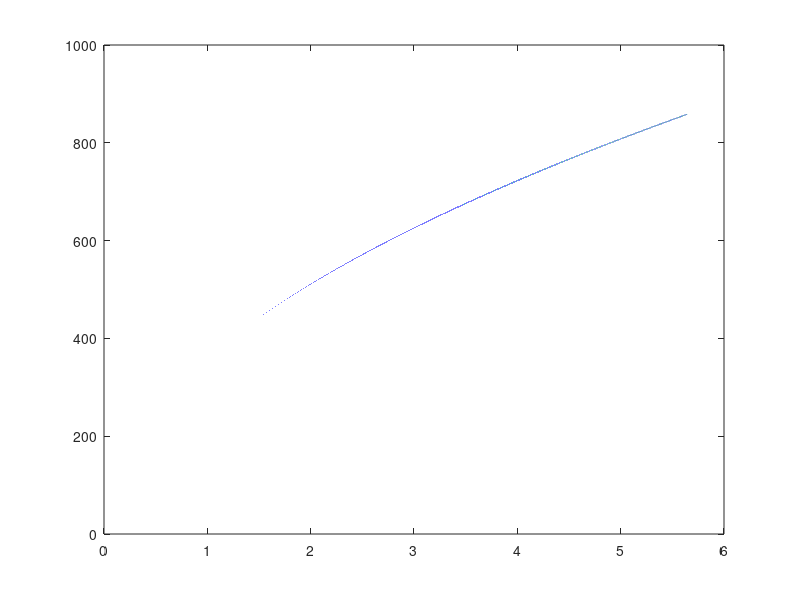

Write the MATLAB code that produced this figure. (Note: this script raises an error after producing the figure.)
w = [1e5:1:1e6]; %frequency input

%IS sample information - s = 1/r = L/RA (S/cm)
L = 0.077; %cm - sample thickness
d = 18e-3; %m - sample diameter
A = .914; %cm^2 - sample area
Tc = [100:50:800]; %C - sample temperature
Tk = Tc+273; %K - sample temperature

R_int_400 = 793.5; %ohm
R_gb_400 = 1.43e5; %ohm

rho_int_400 = R_int_400*A/L; %ohm-cm
rho_gb_400 = R_gb_400*A/L; %ohm-cm

Rsys = 0; %ohm - system 'offset' resistance
R1 = rho_int_400*L/A; %ohm - R1 resistance
R2 = rho_gb_400*L/A; %ohm - R2 resistance
R3 = 5e2; %ohm - R3 resistance
C1 = 4e-7; %F - C1 capacitance
C2 = 1.2e-8; %F - C2 capacitance
C3 = 20e-6; %F - C3 capacitance

Z_RC = R1./(1+w.^2*R1^2*C1^2)-(1i.*w*R1^2*C1)./(1+w.^2*R1^2*C1^2); %|| R-C Impedance
Z_RCreal = real(Z_RC); %Real impedance component
Z_RCimg = imag(Z_RC); %Imaginary impedance component

Z_RRC = Rsys + R1./(1+w.^2*R1^2*C1^2)-(1i.*w*R1^2*C1)./(1+w.^2*R1^2*C1^2); %|| R-C Impedance
Z_RRCreal = real(Z_RRC); %Real impedance component
Z_RRCimg = imag(Z_RRC); %Imaginary impedance component

Z_RRCRC = Rsys + 1./(1/R1+1i.*w*C1) + 1./(1/R2+1i.*w*C2);
Z_RRCRCreal = real(Z_RRCRC);
Z_RRCRCimg = imag(Z_RRCRC);

Z_RRCRCRC = Rsys + 1./(1/R1+1i.*w*C1) + 1./(1/R2+1i.*w*C2) + 1./(1/R3+1i.*w*C3);
Z_RRCRCRCreal = real(Z_RRCRCRC);
Z_RRCRCRCimg = imag(Z_RRCRCRC);

figure(1)
plot(Z_RRCRCreal,-Z_RRCRCimg);
%legend('R_1--C','R_0--R_1C','R_0--R_1C_1--R_2C_2','R_0--R_1C_1--R_2C_2--R_3C_3','SouthWest');
%title('R_0 = 10\Omega, R_1 = 100\Omega, C_1 = 2\muF, R_2 = 200\Omega, C_2 = 2\muF');
axis([0 R0+R1+R2 0 R0+R1+R2])

Rtot = R1 + R2; %ohm - Total resistance
Rint = R1; %ohm - grain interior resistance
Rgb = R2; %ohm - grain boundary resistance
Cint = C1; %F - grain interior capacitance 
Cgb = C2; %F - gring boundary capacitance

Stot = L/(Rtot*A); %S/m - total sample ionic conductivity
Sint = L/(Rint*A); %S/m - grain interior ionic conductivity
Sgb = Sint*(Rint*Cint/(Rgb*Cgb)); %S/m - grain boundary ionic conductivity